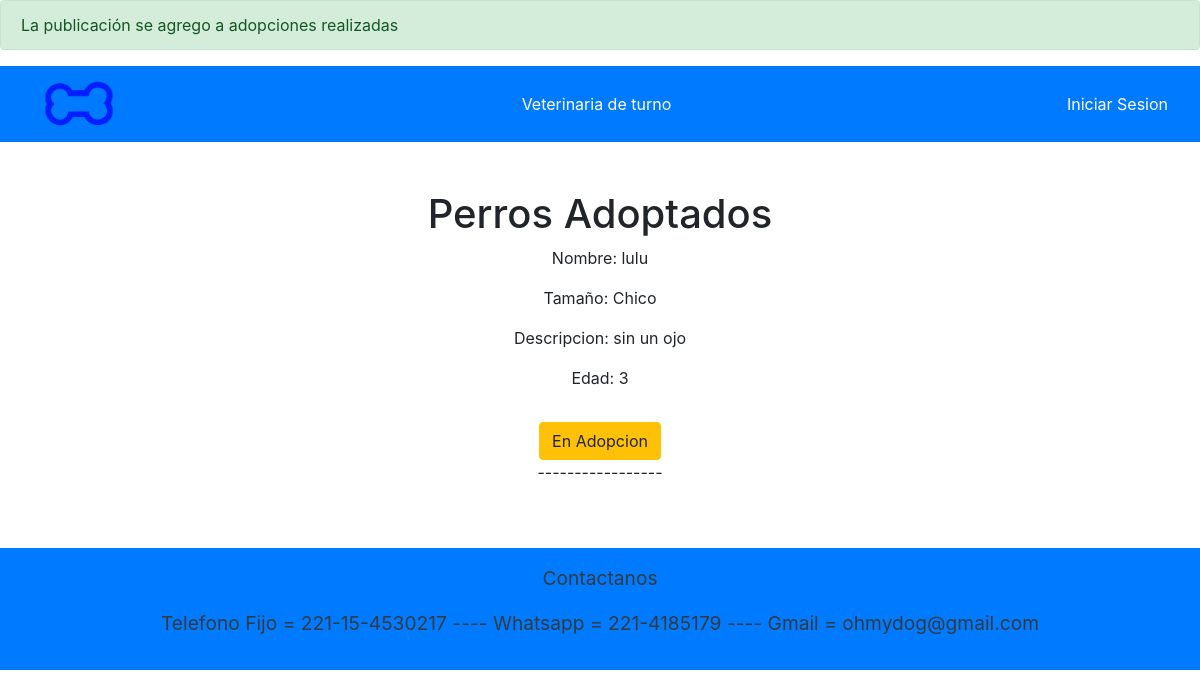
The page /adopFamilias/lulu/Martin17/ on the database its author committed.
### APP/models.py (models this page shows, shortened)
class PerroAdopcion(models.Model):
    usuario = models.CharField(max_length=30)
    nombre = models.CharField(max_length=30)
    raza = models.CharField(max_length=30)
    edad = models.IntegerField(null=True)
    tamaño = models.CharField(max_length=30,null=True)
    descripcion = models.CharField(max_length=30)
    zona = models.CharField(max_length=50, default='NO')
    estado = models.BooleanField(default=False)

### APP/views.py (the view)
# urls.py: path('adopFamilias/<str:nombre>/<str:usu>/',views.adopFamilias,name='adopFamilias'),
def adopFamilias(request, nombre, usu):
    adop = PerroAdopcion.objects.get(nombre=nombre,usuario=usu)
    adop.estado = True
    adop.save()
    messages.add_message(request, messages.SUCCESS, 'La publicación se agrego a adopciones realizadas ', extra_tags="tag1")
    perro_Adop = PerroAdopcion.objects.filter(estado = True)
    context = {'context': perro_Adop,
               'usuario': usuario,
               }
    return render(request, 'paginas/adopFamilias.html', context)

### APP/templates/paginas/adopFamilias.html (shortened to what this page needs)
{% extends 'paginas/base.html' %}
{% load static %}
{% block contenido %}
<div class="d-flex justify-content-center flex-column align-items-center">
    <h1>Perros Adoptados</h1>
    {% if context|length == 0 %}
        <p>No hay perros publicados</p>
    {% else %}
        {% for c in context %}
            <p>Nombre: {{ c.nombre }}</p>
            <p>Tamaño: {{ c.tamaño }}</p>
            <p>Descripcion: {{ c.descripcion }}</p>
            <p>Edad: {{ c.edad }}</p>
            <a href="{% url 'borrarAdoptado' c.usuario c.nombre %}" class="btn btn-warning">En Adopcion</a>
            <p>-----------------</p>
        {% endfor %}
    {% endif %}
</div>
{% endblock %}

### rows shown on the page
PerroAdopcion: nombre "lulu", tamaño "Chico", descripcion "sin un ojo", edad "3"

### other values the page prints
{{ message }} "La publicación se agrego a adopciones realizadas"
